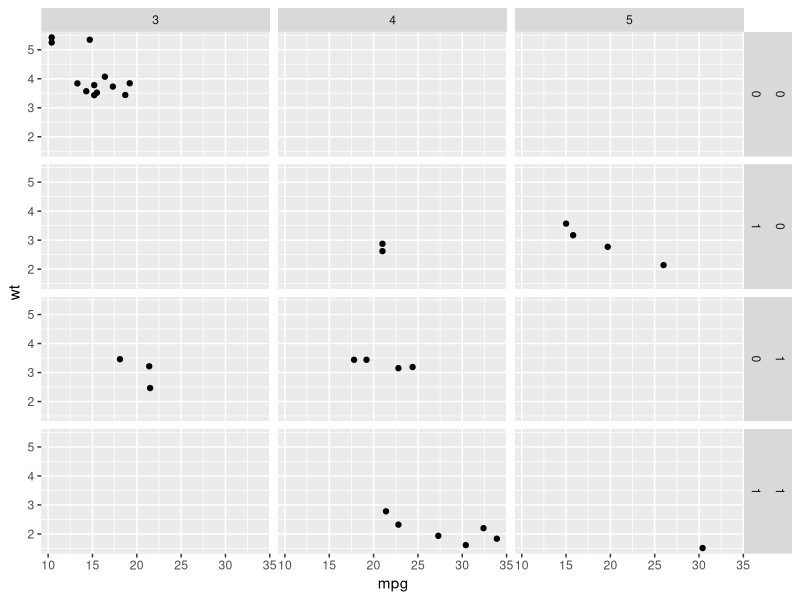
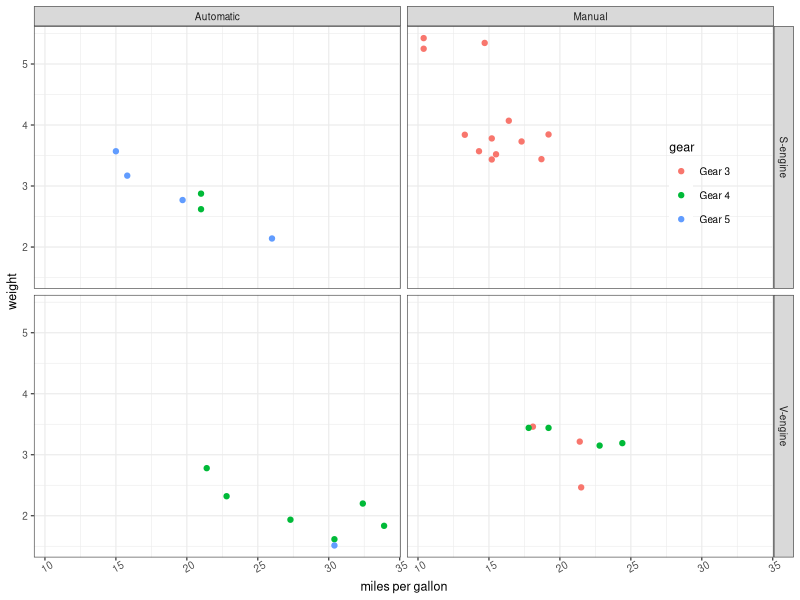
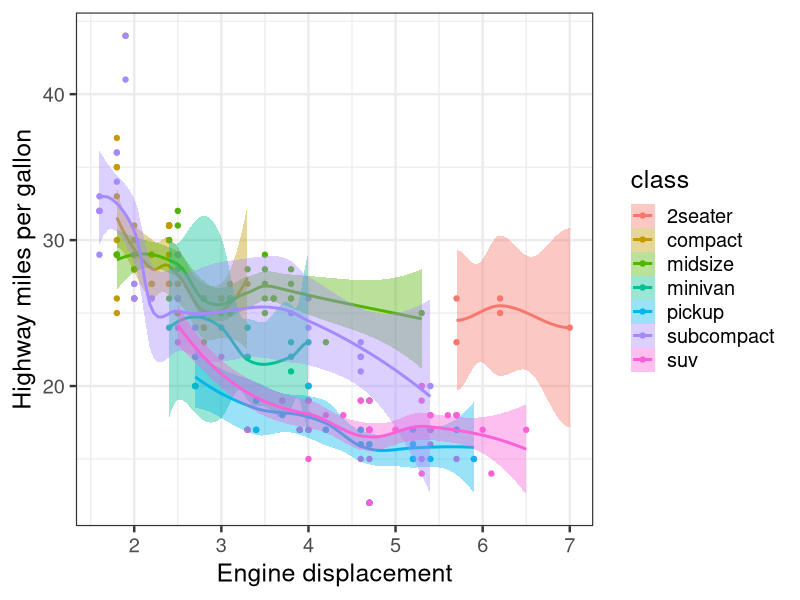

Generate these figures, in order, with R:
## ---- chunk 1
knitr::opts_chunk$set(echo = TRUE)
## ---- chunk 2
rm(list = ls())
library(ggplot2)
library(datasets)
library(tidyverse)
library(dplyr)
library(ggplot2)
head(mtcars)
## ---- chunk 3
mg <- ggplot(mtcars, aes(x = mpg, y = wt)) + geom_point()
mg + facet_grid(vs + am ~ gear)
## ---- chunk 4
for (i in 1:length(mtcars$vs))
{if (mtcars$vs[i] == 1)
{mtcars$vs[i] <- "V-engine"}
  else {mtcars$vs[i] <- "S-engine" } }

for (i in 1:length(mtcars$am))
{if (mtcars$am[i] == 1)
{mtcars$am[i] <- "Automatic"}
  else {mtcars$am[i] <- "Manual" } }

for (i in 1:length(mtcars$gear))
{if (mtcars$gear[i] == 3)
{mtcars$gear[i] <- "Gear 3"}
  else if (mtcars$gear[i] == 4)  
    {mtcars$gear[i] <- "Gear 4"}
        else  {mtcars$gear[i] <- "Gear 5"}
}  
## ---- chunk 5

mg <- ggplot(mtcars, aes(x = mpg, y = wt, color = gear)) + geom_point()
mg + facet_grid(vs ~ am)   +
theme_bw(base_size=9) +
  xlab ("miles per gallon") +
  ylab ("weight") +
    theme (legend.position=c(0.9,0.7),
           axis.text.x = element_text (angle=30),
           legend.background=element_rect(colour=NA,fill=NA) )
## ---- chunk 6
ds <- ggplot(mpg, aes(displ, hwy, colour = class)) +
  geom_point() +
  geom_smooth()
## ---- chunk 7
ds <- ggplot(mpg, aes(displ, hwy, colour = class)) +
  geom_point() +
  geom_smooth(aes(color=class,fill=class)) +
  theme_bw(base_size=18) +
  xlab("Engine displacement") +
  ylab("Highway miles per gallon") 
      
ds
